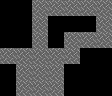

Tiled map render using the project's own tile images. Description and the whole map definition, tile-layer contents included, below:
An orthogonal 7x6 tile map with 16x16 px tiles, 1 tile layer (Tile Layer 1), 2 tilesets and 1 object.

<map version="1.10" tiledversion="1.10.2" orientation="orthogonal" renderorder="right-down" width="7" height="6" tilewidth="16" tileheight="16" infinite="0" nextlayerid="3" nextobjectid="6">
 <tileset firstgid="1" source="../../../../tools/soko/templateTiledProject/tilesheet.tsx" />
 <tileset firstgid="65" source="../../../../tools/soko/templateTiledProject/soko_entities.tsx" />
 <layer id="1" name="Tile Layer 1" width="7" height="6">
  <data encoding="csv">
0,0,2,2,2,2,2,
0,0,2,0,0,0,2,
0,0,2,0,2,2,2,
2,2,2,2,2,0,0,
0,2,2,2,0,0,0,
0,2,2,2,0,0,0
</data>
 </layer>
 <objectgroup id="2" name="entities">
  <object id="1" gid="65" x="32" y="80" width="16" height="16">
   <properties>
    <property name="gamemode" value="SOKO_EULER" />
   </properties>
  </object>
 </objectgroup>
</map>
